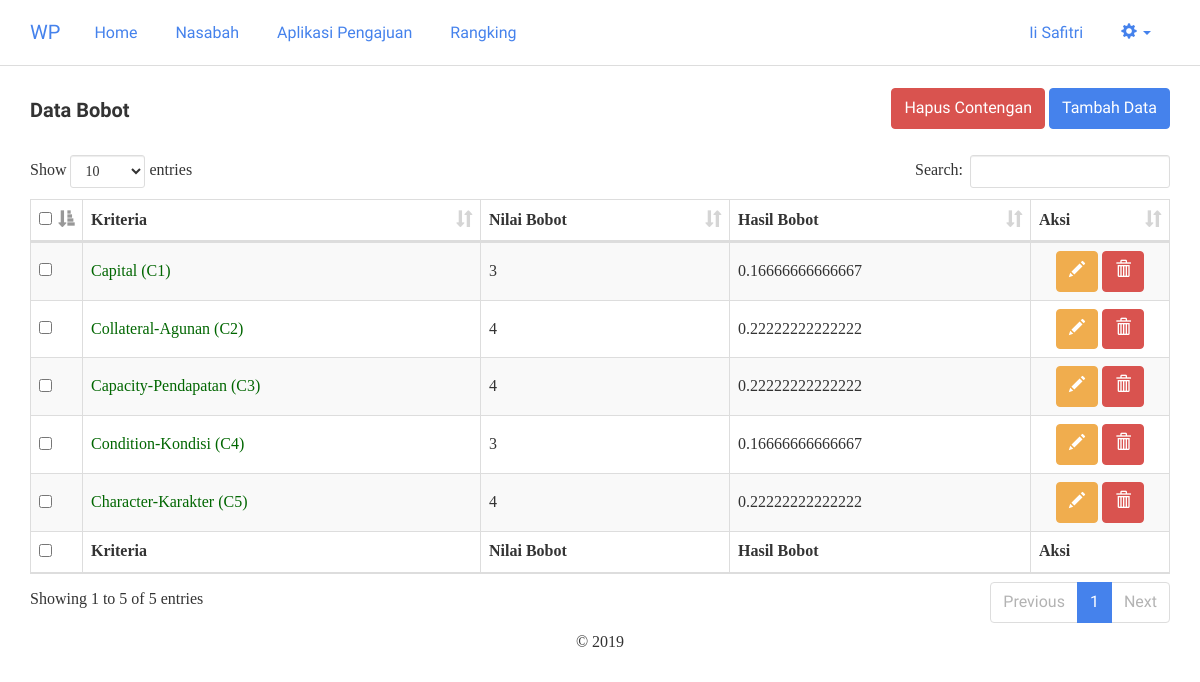
The app's page /bobot.php (signed in) with its own data.
### tables this page shows
CREATE TABLE `wp_bobot` (
  `id_kriteria` int(11) NOT NULL,
  `nilai_bobot` double NOT NULL,
  `hasil_bobot` double NOT NULL
);

CREATE TABLE `wp_kriteria` (
  `id_kriteria` int(11) NOT NULL,
  `nama_kriteria` varchar(255) NOT NULL,
  `tipe_kriteria` varchar(10) NOT NULL
);

### includes/bobot.inc.php (called while the page is built, shortened)
<?php
class Bobot{
	private $conn;
	private $table_name = "wp_bobot";
	public function __construct($db){
		$this->conn = $db;
	}
	function insert2($a,$b){
		$query = "update ".$this->table_name." set hasil_bobot = '$a' where id_kriteria = '$b'";
		$stmt = $this->conn->prepare($query);
		if($stmt->execute()){
			return true;
		}else{
			return false;
		}
	}
	function readAll(){
		$query = "SELECT * FROM ".$this->table_name." a, wp_kriteria b where a.id_kriteria=b.id_kriteria ORDER BY a.id_kriteria ASC";
		$stmt = $this->conn->prepare( $query );
		$stmt->execute();
		return $stmt;
	}
	function readSum(){
		$query = "SELECT sum(nilai_bobot) as hasilbb FROM " . $this->table_name . " LIMIT 0,1";
		$stmt = $this->conn->prepare( $query );
		$stmt->execute();
		$row = $stmt->fetch(PDO::FETCH_ASSOC);
		$this->hs = $row['hasilbb'];
	}
}
?>

### bobot.php (the view, shortened to what this page needs)
<?php
include_once 'header.php';
include_once 'includes/bobot.inc.php';
$pro = new Bobot($db);
$stmt = $pro->readAll();
$pro->readSum();
            ?>
<form method="post">
	<div class="row">
		<div class="col-md-6 text-left">
			<h4>Data Bobot</h4>
		</div>
		<div class="col-md-6 text-right">
            <button type="submit" name="hapus-contengan" class="btn btn-danger">Hapus Contengan</button>
			<button type="button" onclick="location.href='bobot-baru.php'" class="btn btn-primary">Tambah Data</button>
		</div>
	</div>
	<br/>
	<table width="100%" class="table table-striped table-bordered" id="tabeldata">
        <thead>
            <tr>
                <th width="10px"><input type="checkbox" name="select-all" id="select-all" /></th>
                <th>Kriteria</th>
                <th>Nilai Bobot</th>
                <th>Hasil Bobot</th>
                <th width="100px">Aksi</th>
            </tr>
        </thead>
        <tfoot>
            <tr>
                <th><input type="checkbox" name="select-all2" id="select-all2" /></th>
                <th>Kriteria</th>
                <th>Nilai Bobot</th>
                <th>Hasil Bobot</th>
                <th>Aksi</th>
            </tr>
        </tfoot>
        <tbody>
<?php
while ($row = $stmt->fetch(PDO::FETCH_ASSOC)){
?>
            <tr>
                <td style="vertical-align:middle;"><input type="checkbox" value="<?php echo $row['id_kriteria'] ?>" name="checkbox[]" /></td>
                <td style="vertical-align:middle;"><a style="color:#060;" href="kriteria-ubah.php?id=<?php echo $row['id_kriteria'] ?>"><?php echo $row['nama_kriteria'] ?></a></td>
                <td style="vertical-align:middle;"><?php echo $row['nilai_bobot']?></td>
                <td style="vertical-align:middle;">
                <?php
                    $hasbb = $row['nilai_bobot']/$pro->hs;
                    $pro->insert2($hasbb,$row['id_kriteria']);
                    echo $hasbb;
                ?>
                </td>
                <td style="text-align:center;vertical-align:middle;">
					<a href="bobot-ubah.php?id=<?php echo $row['id_kriteria'] ?>" class="btn btn-warning"><span class="glyphicon glyphicon-pencil" aria-hidden="true"></span></a>
					<a href="bobot-hapus.php?id=<?php echo $row['id_kriteria'] ?>" onclick="return confirm('Yakin ingin menghapus data')" class="btn btn-danger"><span class="glyphicon glyphicon-trash" aria-hidden="true"></span></a>
			    </td>
            </tr>
<?php
}
?>
        </tbody>
    </table>
</form>
<?php
include_once 'footer.php';
?>

### records on screen
wp_bobot: id_kriteria.nama_kriteria "Capital (C1)", nilai_bobot "3", hasbb "0.16666666666667"
wp_bobot: id_kriteria.nama_kriteria "Collateral-Agunan (C2)", nilai_bobot "4", hasbb "0.22222222222222"
wp_bobot: id_kriteria.nama_kriteria "Capacity-Pendapatan (C3)", nilai_bobot "4", hasbb "0.22222222222222"
wp_bobot: id_kriteria.nama_kriteria "Condition-Kondisi (C4)", nilai_bobot "3", hasbb "0.16666666666667"
wp_bobot: id_kriteria.nama_kriteria "Character-Karakter (C5)", nilai_bobot "4", hasbb "0.22222222222222"

### other values on screen
$_SESSION['nama_lengkap'] "Ii Safitri"
